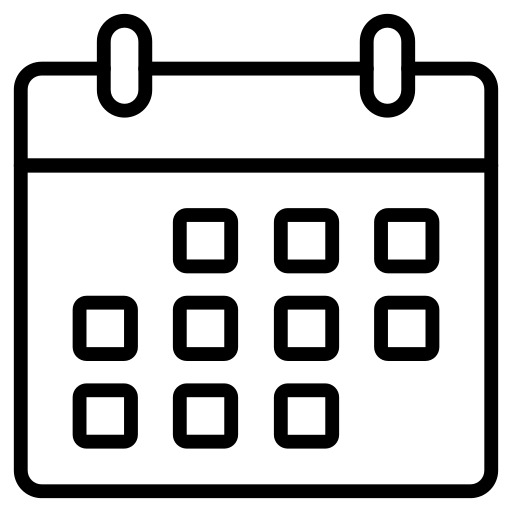
#> input picture images/calendar.png, 512 x 512 px
$ python -i pdf_layout.py   (imports and definitions only)   (older library calls are emulated)
#> lines starting #> are read from the running program, lines starting #| are printed output that depends on the picture
import os
import unicodedata
import tempfile
import uuid
from typing import Optional
from fpdf import FPDF
from PIL import Image
from datetime import datetime

# [27 lines left out: functions _safe_text, _ensure_image_rgb, not called in this run]

def _make_watermark(path: str, opacity: float = 0.18, target_width_mm: Optional[float]=None, pdf_obj=None) -> Optional[str]:
#> called with path = '../images/calendar.png', opacity = 0.18
    try:
        im = Image.open(path).convert("RGBA")
#> im is the input picture: PIL image 512x512 RGBA; mean R, G, B, A 0, 0, 0, 60.6
    except Exception:
        return None
    try:
        alpha = int(255 * max(0.0, min(1.0, opacity)))
        if target_width_mm and pdf_obj:
            dpi = 150
            target_px = int(target_width_mm * dpi / 25.4)
            w_px, h_px = im.size
            scale = min(1.0, target_px / w_px)
            if scale < 1.0:
                new_w = int(w_px * scale)
                new_h = int(h_px * scale)
                im = im.resize((new_w, new_h), Image.ANTIALIAS)
        alpha_channel = im.split()[3].point(lambda p: int(p * (alpha / 255.0)))
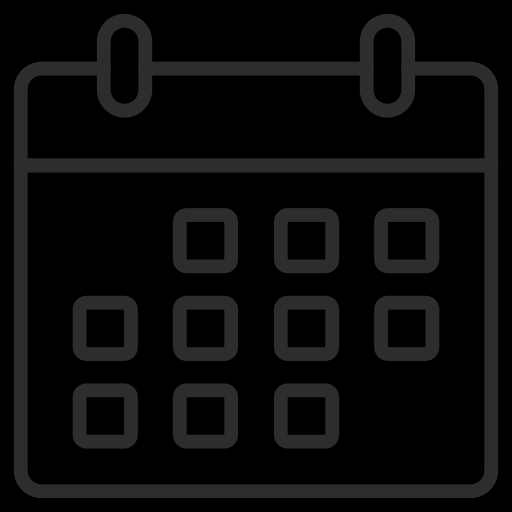
#> alpha_channel: PIL image 512x512 L; min 0, max 45, mean 10.7
        im.putalpha(alpha_channel)
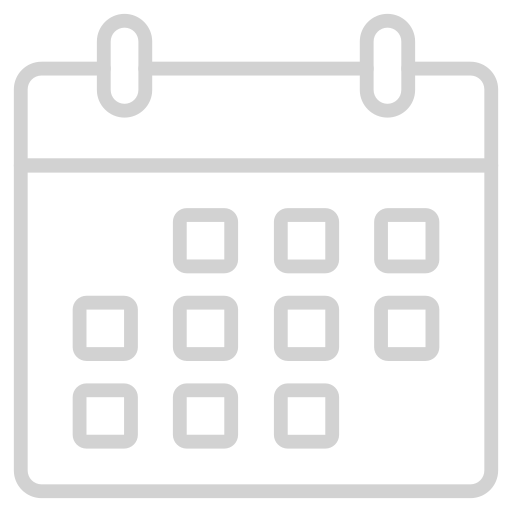
#> im: PIL image 512x512 RGBA; mean R, G, B, A 0, 0, 0, 10.7; transparent parts drawn white
        bg = Image.new("RGBA", im.size, (255, 255, 255, int(255 * (1 - opacity))))
        composed = Image.alpha_composite(bg, im)
        composed = composed.convert("RGB")
#> composed: PIL image 512x512 RGB
        tmp = os.path.join(tempfile.gettempdir(), f"wm_{uuid.uuid4().hex}.png")
        composed.save(tmp, format="PNG")
        return tmp
    except Exception:
        return None

class CertPDF(FPDF):
    # [229 lines left out: functions header, footer, prepare_header_info, not called in this run]

>>> result = _make_watermark('../images/calendar.png')

$ run again, on images/hide.png
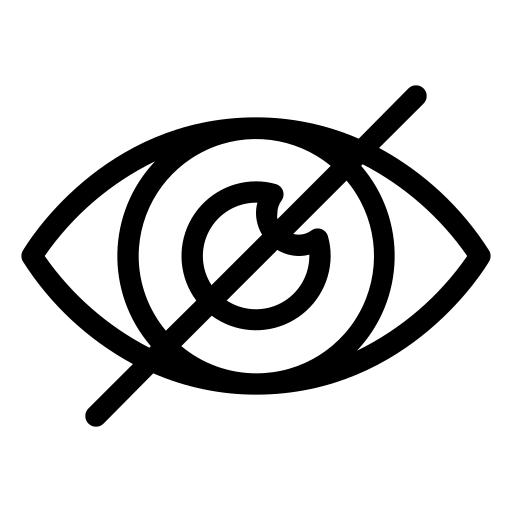
#> input picture images/hide.png, 512 x 512 px
#> in _make_watermark, im is the input picture: PIL image 512x512 RGBA; mean R, G, B, A 0, 0, 0, 49.2
#> in _make_watermark, `alpha_channel = im.split()[3].point(lambda p: int(p * (alpha / 255.0)))`:
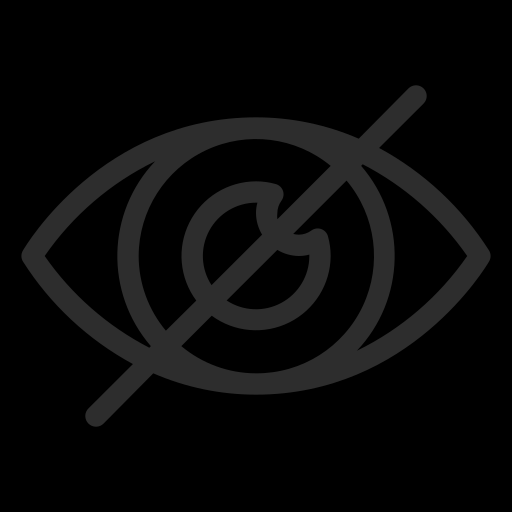
#> alpha_channel: PIL image 512x512 L; min 0, max 45, mean 8.7
#> in _make_watermark, `im.putalpha(alpha_channel)`:
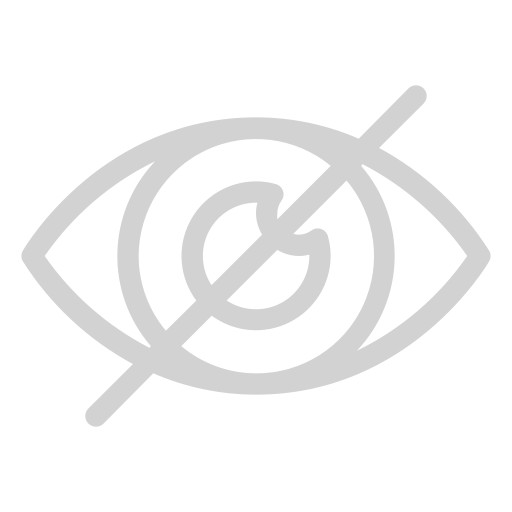
#> im: PIL image 512x512 RGBA; mean R, G, B, A 0, 0, 0, 8.7; transparent parts drawn white
